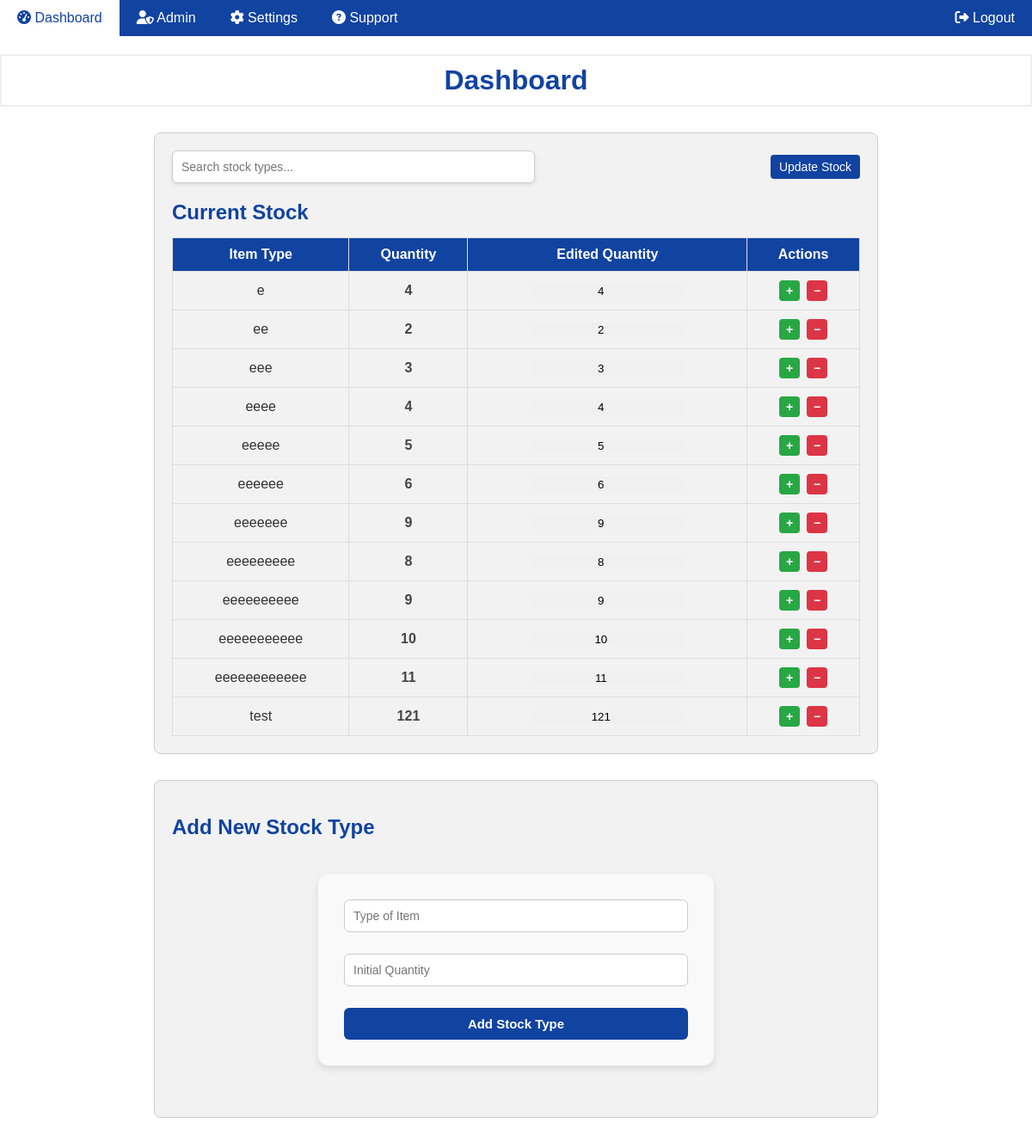
The app's page / (signed in), older data.
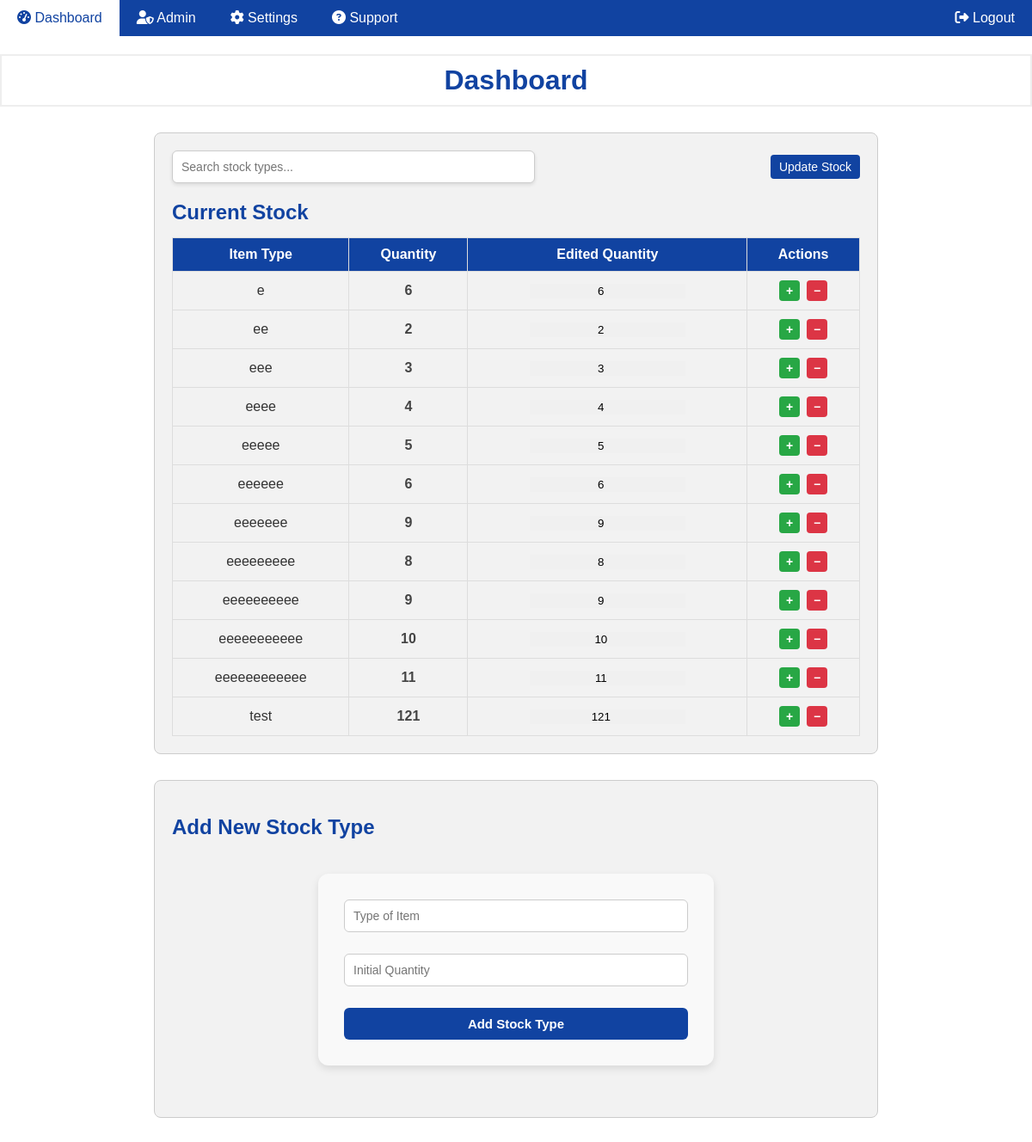
The same page, newer data.
### tables this page shows
CREATE TABLE stock (
            id INTEGER PRIMARY KEY AUTOINCREMENT,
            type TEXT NOT NULL,
            quantity INTEGER NOT NULL DEFAULT 1
        );

### app/routes/dashboard.py (the view)
@dashboard_bp.route('/')
def dashboard():
    if 'user_id' not in session:
        return redirect(url_for('auth.login'))
    conn = get_db_connection()
    cursor = conn.cursor()
    cursor.execute('SELECT * FROM stock')
    stock_items = cursor.fetchall()
    conn.close()
    return render_template('dashboard.html', stock_items=stock_items, session=session)

### app/db.py (called while the page is built)
def get_db_connection():
    if 'db' not in g:
        g.db = sqlite3.connect(current_app.config['DATABASE_PATH'])
        g.db.row_factory = sqlite3.Row
    return g.db

### SSClient/templates/dashboard.html (shortened to what this page needs)
<!DOCTYPE html>
<html lang="en">
<head>
    <link rel="stylesheet" href="{{ url_for('static', filename='css/style.css') }}">
    <link rel="stylesheet" href="https://cdnjs.cloudflare.com/ajax/libs/font-awesome/6.5.0/css/all.min.css">
</head>
<body>
    <div class="navbar">
        <a href="/"><i class="fas fa-tachometer-alt"></i> Dashboard</a>
        {% if session.get('privilege') == 'admin' %}
            <a href="/admin"><i class="fas fa-user-shield"></i> Admin</a>
        {% endif %}
        <a href="/settings"><i class="fas fa-cog"></i> Settings</a>
        <a href="/support"><i class="fa-solid fa-circle-question"></i> Support</a>
        {% if 'user_id' in session %}
            <a id="logout" href="/logout"><i class="fas fa-sign-out-alt"></i> Logout</a>
        {% endif %}
    </div>
    <h1>Dashboard</h1>
    <section>
        <div class="stock-toolbar">
            <div class="stock-search-bar">
                <input
                    type="text"
                    id="stock-search"
                    placeholder="Search stock types..."
                    oninput="filterStockTable()"
                >
            </div>
            {% if session.get('privilege') in ['admin', 'store team'] %}
                <form method="POST" action="/update_stock_batch" onsubmit="prepareUpdateData(event)">
                    <button class="btn" type="submit">Update Stock</button>
                </form>
            {% endif %}
        </div>
        <h2>Current Stock</h2>
        <table class="stock-table">
            <thead>
                <tr>
                    <th>Item Type</th>
                    <th>Quantity</th>
                    {% if session.get('privilege') in ['admin', 'store team'] %}
                        <th>Edited Quantity</th>
                        <th>Actions</th>
                    {% endif %}
                </tr>
            </thead>
            <tbody>
                {% for item in stock_items %}
                <tr data-item-id="{{ item.id }}">
                    <td>{{ item.type }}</td>
                    <td class="saved-quantity">{{ item.quantity }}</td>
                    {% if session.get('privilege') in ['admin', 'store team'] %}
                        <td>
                            <input type="number"
                                value="{{ item.quantity }}"
                                min="0"
                                class="quantity-input"
                                data-original="{{ item.quantity }}">
                        </td>
                        <td>
                            <div class="quantity-btn-group">
                                <button type="button" class="quantity-btn plus" onclick="changeQuantity(this, 1)">+</button>
                                <button type="button" class="quantity-btn minus" onclick="changeQuantity(this, -1)">−</button>
                            </div>
                        </td>
                    {% endif %}
                </tr>
                {% endfor %}
            </tbody>
        </table>
    </section>
    {% if session.get('privilege') in ['admin', 'store team'] %}
    <section>
        <h2>Add New Stock Type</h2>
        <form id="add-stock-form" method="POST" action="/add_stock_type" class="form-container">
            <input type="text" id="new-type-input" name="new_type" placeholder="Type of Item" required>
            <input type="number" id="initial-quantity-input" name="initial_quantity" placeholder="Initial Quantity" required min="1">
            <button class="btn" type="submit">Add Stock Type</button>
        </form>
    </section>
    {% endif %}
</body>
</html>

### SSClient/static/css/style.css (style rules this page uses)
body { margin: 0; font-family: Arial, sans-serif; background-color: white; color: #333; }
h1 { border: 2px solid #eee; color: #1143a1; text-align: center; padding: 10px; }
.navbar { background-color: #1143a1; overflow: hidden; display: flex; justify-content: left; height: 42px; align-items: center; }
.navbar a { color: white; padding: 14px 20px; text-decoration: none; display: block; }
#logout { margin-left:auto; }
section { margin: 30px auto; padding: 20px; max-width: 800px; border: 1px solid #ccc; border-radius: 8px; background-color: #f2f2f2; }
section h2 { color: #1143a1; margin-bottom: 15px; }
.stock-table { width: 100%; border-collapse: collapse; }
.stock-table th, .stock-table td { border: 1px solid #ddd; padding: 10px; text-align: center; vertical-align: middle; }
.stock-table th { background-color: #1143a1; color: white; }
form { display: flex; gap: 10px; flex-wrap: wrap; }
form input, form button { padding: 6px 10px; font-size: 14px; }
form button { background-color: #1143a1; color: white; border: none; cursor: pointer; border-radius: 4px; }
.saved-quantity { font-weight: bold; color: #444; }
.quantity-input { background-color: #f0f0f0; border: none; text-align: center; }
.form-container, .login-container { margin: 40px auto; padding: 30px; max-width: 400px; background: #f9f9f9; border-radius: 12px; box-shadow: 0 4px 10px rgba(0, 0, 0, 0.1); }
.form-container input[type="email"], .form-container input[type="text"], .form-container input[type="number"], .form-container input[type="password"], .login-container input[type="email"], .login-container input[type="password"] { width: 100%; padding: 10px; margin-bottom: 15px; border-radius: 6px; border: 1px solid #ccc; box-sizing: border-box; }
.form-container button, .login-container button { width: 100%; padding: 10px; background-color: #1143a1; border: none; border-radius: 6px; color: white; font-weight: bold; cursor: pointer; font-size: 15px; }
.stock-toolbar { display: flex; justify-content: space-between; align-items: center; gap: 20px; margin-bottom: 20px; flex-wrap: wrap; }
.stock-search-bar { flex: 1; max-width: 400px; }
#stock-search { width: 100%; padding: 10px; font-size: 14px; border: 1px solid #ccc; border-radius: 6px; box-shadow: 0 2px 4px rgba(0,0,0,0.1); font-family: inherit; outline: none; }
.stock-toolbar form { flex-shrink: 0; }
.quantity-btn { font-size: 14px; font-weight: bold; border: none; border-radius: 4px; color: white; cursor: pointer; transition: background-color 0.2s ease; padding: 4px 8px; margin: 0 2px; display: inline-block; }
.quantity-btn.plus { background-color: #28a745; }
.quantity-btn-group { display: flex; justify-content: center; gap: 4px; }
.quantity-btn.minus, .quantity-btn.delete { background-color: #dc3545; }

Row changes from the older to the newer data that the page shows:
changed stock (number 1 of 12 on the later page): quantity "4" → "6"
